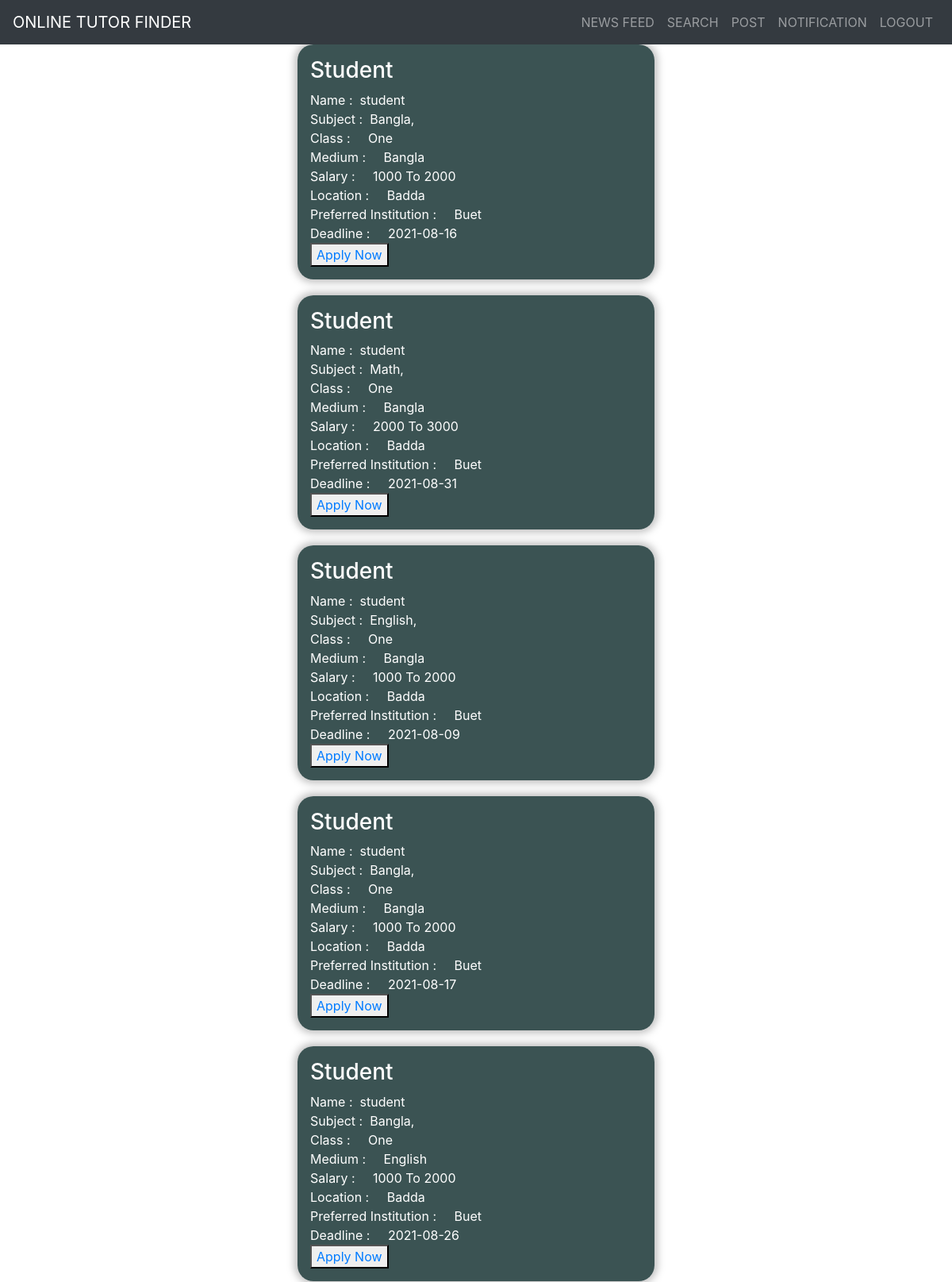
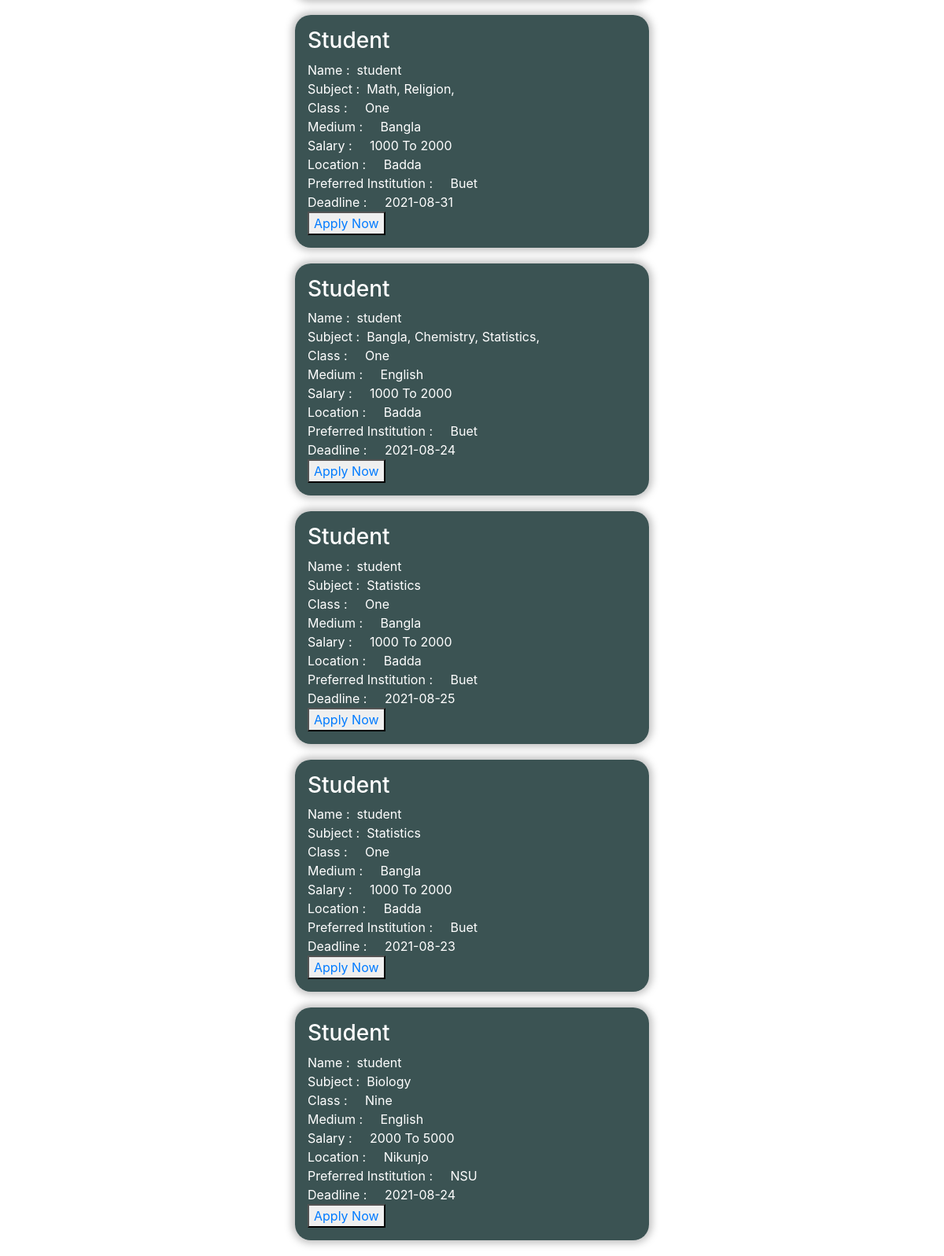
Page /NewsFeed.php (signed in) on the committed database (2 pictures, top to bottom).
### tables this page shows
CREATE TABLE `posts` (
  `id` int(11) NOT NULL,
  `medium` varchar(100) NOT NULL,
  `subject` varchar(100) NOT NULL,
  `class` varchar(100) NOT NULL,
  `location` varchar(255) NOT NULL,
  `lowSal` int(100) NOT NULL,
  `highSal` int(100) NOT NULL,
  `institution` varchar(255) NOT NULL,
  `preftime` varchar(150) NOT NULL,
  `deadline` date NOT NULL,
  `userIdFk` int(10) NOT NULL,
  `name` varchar(50) NOT NULL,
  `status` varchar(10) NOT NULL
);

### NewsFeed.php (the view, shortened to what this page needs)
<!DOCTYPE html>
<html lang="en">
<head>
	<link rel="stylesheet" href="https://maxcdn.bootstrapcdn.com/bootstrap/4.0.0/css/bootstrap.min.css">
	<link rel="stylesheet" href="SStyle.css">
</head>
<body>
	<nav class="navbar navbar-expand-sm navbar-dark bg-dark ">
		<a href="#" class="navbar-brand"> ONLINE TUTOR FINDER </a>
		<ul class="navbar-nav ml-auto">
			<li class="nav-item"><a href="NewsFeed.php" class="nav-link "> NEWS FEED </a></li>
			<li class="nav-item"><a href="Search.php" class="nav-link "> SEARCH </a></li>
			<li class="nav-item"><a href="post.php" class="nav-link "> POST </a></li>
			<li class="nav-item"><a href="notification.php" class="nav-link "> NOTIFICATION </a></li>
			<li class="nav-item"><a href="logout.php" class="nav-link "> LOGOUT </a></li>
		</ul>
	</nav>
	<?php
	include 'control/database_connection.php';
		$q = "SELECT * FROM `posts` ORDER BY `id` DESC";
		$query = mysqli_query($conn,$q);
		while($res = mysqli_fetch_array($query)){
			if($_SESSION['status'] == $res['status'] && $_SESSION['status']!=3 ){
				continue;
			}
			elseif($_SESSION['status']==2 && $res['status']==0){
				continue;
			}
			else{
	?>
	<section class="Search_holder d-flex justify-content-center align-items-center">
		<form class="Search_form p-3" action="#" method="POST">
			<?php
				if($res['status']==0){
			?>
			<tr>
				<th align="left"> <h3>Student</h3> </th>
			</tr>
			<?php
				}
			?>
			<tr>
				<th align="left"> Name </th>
				<th align="left">:&nbsp;</th>
				<th align="left"><?php echo $res['name'] ?></th>
			</tr>
			<br>
			<tr>
				<th align="left"> Subject </th>
				<th align="left">:&nbsp;</th>
				<th align="left"><?php echo $res['subject'] ?></th>
			</tr>
			<br>
			<tr>
				<th align="left"> Class</th>
				<th align="left">: &nbsp; &nbsp;</th>
				<th align="left"> <?php echo $res['class'] ?> </th>
			</tr>
			<br>
			<tr>
				<th align="left"> Medium</th>
				<th align="left">: &nbsp; &nbsp;</th>
				<th align="left"> <?php echo $res['medium'] ?> </th>
			</tr>
			<br>
			<tr>
				<th align="left">Salary</th>
				<th align="left">: &nbsp; &nbsp;</th>
				<th align="left"><?php echo $res['lowSal'] ." To ". $res['highSal']; ?> </th>
			</tr>
			<br>
			<tr>
				<th align="left">Location</th>
				<th align="left">: &nbsp; &nbsp;</th>
				<th align="left"> <?php echo $res['location'] ?> </th>
			</tr>
			<br>
			<tr>
				<th align="left"> Preferred Institution</th>
				<th align="left">: &nbsp; &nbsp;</th>
				<th align="left"> <?php echo $res['institution'] ?> </th>
			</tr>
			<br>
			<tr>
				<th align="left"> Deadline</th>
				<th align="left">: &nbsp; &nbsp;</th>
				<th align="left"> <?php echo $res['deadline'] ?> </th>
			</tr>
			<br>
			<th align="left"><button> <a href="control/apply.php?id=<?php echo $res['id']; ?>"> Apply Now </a> </button></th>
		</form>
	</section>
	<?php
			}
		}
	?>
</body>
</html>

### SStyle.css (style rules this page uses)
.Search_form { width: 450px; background-color: #334d4df5; border-radius: 20px; box-shadow: 0 0 10px 4px rgba(128, 128, 128, 0.479); color:white; }
.Search_holder { height:-10%; margin-bottom: 20px; }

### rows in the picture
posts: status "Student", name "student", subject "Bangla,", class "One", medium "Bangla", lowSal "1000", highSal "2000", location "Badda", institution "Buet", deadline "2021-08-16"
posts: status "Student", name "student", subject "Math,", class "One", medium "Bangla", lowSal "2000", highSal "3000", location "Badda", institution "Buet", deadline "2021-08-31"
posts: status "Student", name "student", subject "English,", class "One", medium "Bangla", lowSal "1000", highSal "2000", location "Badda", institution "Buet", deadline "2021-08-09"
posts: status "Student", name "student", subject "Bangla,", class "One", medium "Bangla", lowSal "1000", highSal "2000", location "Badda", institution "Buet", deadline "2021-08-17"
posts: status "Student", name "student", subject "Bangla,", class "One", medium "English", lowSal "1000", highSal "2000", location "Badda", institution "Buet", deadline "2021-08-26"
posts: status "Student", name "student", subject "Math, Religion,", class "One", medium "Bangla", lowSal "1000", highSal "2000", location "Badda", institution "Buet", deadline "2021-08-31"
posts: status "Student", name "student", subject "Bangla, Chemistry, Statistics,", class "One", medium "English", lowSal "1000", highSal "2000", location "Badda", institution "Buet", deadline "2021-08-24"
posts: status "Student", name "student", subject "Statistics", class "One", medium "Bangla", lowSal "1000", highSal "2000", location "Badda", institution "Buet", deadline "2021-08-25"
posts: status "Student", name "student", subject "Statistics", class "One", medium "Bangla", lowSal "1000", highSal "2000", location "Badda", institution "Buet", deadline "2021-08-23"
posts: status "Student", name "student", subject "Biology", class "Nine", medium "English", lowSal "2000", highSal "5000", location "Nikunjo", institution "NSU", deadline "2021-08-24"
